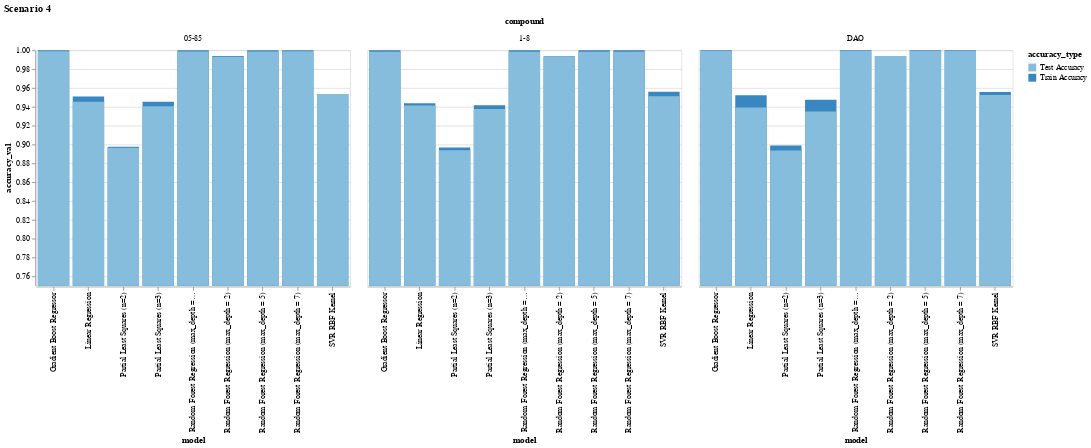

The notebook cell this image was saved under:
### Code cell
alt.Chart(df_feed.query('scenario == "s4"')).mark_bar().encode(
    alt.X('model'),
    alt.Y('accuracy_val', stack = False, scale = alt.Scale(domain = [0.75,1])),
    alt.Color('accuracy_type:O'),
    alt.Facet('compound')
    ).properties(width = 400).properties(title = 'Scenario 4')

### Figure 1 — Vega-Lite specification as saved in the notebook (floating-point values rounded to 4 significant figures)
{"$schema": "https://vega.github.io/schema/vega-lite/v3.4.0.json", "config": {"mark": {"tooltip": null}, "view": {"height": 300, "width": 400}}, "data": {"name": "data-83f08394171c04e4245d46235a9f549b"}, "datasets": {"data-83f08394171c04e4245d46235a9f549b": [{"accuracy_type": "Train Accuracy", "accuracy_val": 0.951, "compound": "05-85", "model": "Linear Regression", "scenario": "s4"}, {"accuracy_type": "Train Accuracy", "accuracy_val": 0.9437, "compound": "1-8", "model": "Linear Regression", "scenario": "s4"}, {"accuracy_type": "Train Accuracy", "accuracy_val": 0.9523, "compound": "DAO", "model": "Linear Regression", "scenario": "s4"}, {"accuracy_type": "Train Accuracy", "accuracy_val": 0.8976, "compound": "05-85", "model": "Partial Least Squares (n=2)", "scenario": "s4"}, {"accuracy_type": "Train Accuracy", "accuracy_val": 0.8967, "compound": "1-8", "model": "Partial Least Squares (n=2)", "scenario": "s4"}, {"accuracy_type": "Train Accuracy", "accuracy_val": 0.899, "compound": "DAO", "model": "Partial Least Squares (n=2)", "scenario": "s4"}, {"accuracy_type": "Train Accuracy", "accuracy_val": 0.9454, "compound": "05-85", "model": "Partial Least Squares (n=3)", "scenario": "s4"}, {"accuracy_type": "Train Accuracy", "accuracy_val": 0.9417, "compound": "1-8", "model": "Partial Least Squares (n=3)", "scenario": "s4"}, {"accuracy_type": "Train Accuracy", "accuracy_val": 0.9474, "compound": "DAO", "model": "Partial Least Squares (n=3)", "scenario": "s4"}, {"accuracy_type": "Train Accuracy", "accuracy_val": 0.994, "compound": "05-85", "model": "Random Forest Regression (max_depth = 2)", "scenario": "s4"}, {"accuracy_type": "Train Accuracy", "accuracy_val": 0.9935, "compound": "1-8", "model": "Random Forest Regression (max_depth = 2)", "scenario": "s4"}, {"accuracy_type": "Train Accuracy", "accuracy_val": 0.9936, "compound": "DAO", "model": "Random Forest Regression (max_depth = 2)", "scenario": "s4"}, {"accuracy_type": "Train Accuracy", "accuracy_val": 1.0, "compound": "05-85", "model": "Random Forest Regression (max_depth = 5)", "scenario": "s4"}, {"accuracy_type": "Train Accuracy", "accuracy_val": 1.0, "compound": "1-8", "model": "Random Forest Regression (max_depth = 5)", "scenario": "s4"}, {"accuracy_type": "Train Accuracy", "accuracy_val": 1.0, "compound": "DAO", "model": "Random Forest Regression (max_depth = 5)", "scenario": "s4"}, {"accuracy_type": "Train Accuracy", "accuracy_val": 1.0, "compound": "05-85", "model": "Random Forest Regression (max_depth = 7)", "scenario": "s4"}, {"accuracy_type": "Train Accuracy", "accuracy_val": 1.0, "compound": "1-8", "model": "Random Forest Regression (max_depth = 7)", "scenario": "s4"}, {"accuracy_type": "Train Accuracy", "accuracy_val": 1.0, "compound": "DAO", "model": "Random Forest Regression (max_depth = 7)", "scenario": "s4"}, {"accuracy_type": "Train Accuracy", "accuracy_val": 1.0, "compound": "05-85", "model": "Random Forest Regression (max_depth = 10)", "scenario": "s4"}, {"accuracy_type": "Train Accuracy", "accuracy_val": 1.0, "compound": "1-8", "model": "Random Forest Regression (max_depth = 10)", "scenario": "s4"}, {"accuracy_type": "Train Accuracy", "accuracy_val": 1.0, "compound": "DAO", "model": "Random Forest Regression (max_depth = 10)", "scenario": "s4"}, {"accuracy_type": "Train Accuracy", "accuracy_val": 0.9537, "compound": "05-85", "model": "SVR RBF Kernel", "scenario": "s4"}, {"accuracy_type": "Train Accuracy", "accuracy_val": 0.9558, "compound": "1-8", "model": "SVR RBF Kernel", "scenario": "s4"}, {"accuracy_type": "Train Accuracy", "accuracy_val": 0.9556, "compound": "DAO", "model": "SVR RBF Kernel", "scenario": "s4"}, {"accuracy_type": "Train Accuracy", "accuracy_val": 1.0, "compound": "05-85", "model": "Gradient Boost Regressor", "scenario": "s4"}, {"accuracy_type": "Train Accuracy", "accuracy_val": 1.0, "compound": "1-8", "model": "Gradient Boost Regressor", "scenario": "s4"}, {"accuracy_type": "Train Accuracy", "accuracy_val": 1.0, "compound": "DAO", "model": "Gradient Boost Regressor", "scenario": "s4"}, {"accuracy_type": "Test Accuracy", "accuracy_val": 0.9452, "compound": "05-85", "model": "Linear Regression", "scenario": "s4"}, {"accuracy_type": "Test Accuracy", "accuracy_val": 0.9413, "compound": "1-8", "model": "Linear Regression", "scenario": "s4"}, {"accuracy_type": "Test Accuracy", "accuracy_val": 0.9392, "compound": "DAO", "model": "Linear Regression", "scenario": "s4"}, {"accuracy_type": "Test Accuracy", "accuracy_val": 0.8966, "compound": "05-85", "model": "Partial Least Squares (n=2)", "scenario": "s4"}, {"accuracy_type": "Test Accuracy", "accuracy_val": 0.8938, "compound": "1-8", "model": "Partial Least Squares (n=2)", "scenario": "s4"}, {"accuracy_type": "Test Accuracy", "accuracy_val": 0.8936, "compound": "DAO", "model": "Partial Least Squares (n=2)", "scenario": "s4"}, {"accuracy_type": "Test Accuracy", "accuracy_val": 0.9405, "compound": "05-85", "model": "Partial Least Squares (n=3)", "scenario": "s4"}, {"accuracy_type": "Test Accuracy", "accuracy_val": 0.9376, "compound": "1-8", "model": "Partial Least Squares (n=3)", "scenario": "s4"}, {"accuracy_type": "Test Accuracy", "accuracy_val": 0.935, "compound": "DAO", "model": "Partial Least Squares (n=3)", "scenario": "s4"}, {"accuracy_type": "Test Accuracy", "accuracy_val": 0.9932, "compound": "05-85", "model": "Random Forest Regression (max_depth = 2)", "scenario": "s4"}, {"accuracy_type": "Test Accuracy", "accuracy_val": 0.9934, "compound": "1-8", "model": "Random Forest Regression (max_depth = 2)", "scenario": "s4"}, {"accuracy_type": "Test Accuracy", "accuracy_val": 0.9938, "compound": "DAO", "model": "Random Forest Regression (max_depth = 2)", "scenario": "s4"}, {"accuracy_type": "Test Accuracy", "accuracy_val": 0.9988, "compound": "05-85", "model": "Random Forest Regression (max_depth = 5)", "scenario": "s4"}, {"accuracy_type": "Test Accuracy", "accuracy_val": 0.9983, "compound": "1-8", "model": "Random Forest Regression (max_depth = 5)", "scenario": "s4"}, {"accuracy_type": "Test Accuracy", "accuracy_val": 0.9991, "compound": "DAO", "model": "Random Forest Regression (max_depth = 5)", "scenario": "s4"}, {"accuracy_type": "Test Accuracy", "accuracy_val": 0.9988, "compound": "05-85", "model": "Random Forest Regression (max_depth = 7)", "scenario": "s4"}, {"accuracy_type": "Test Accuracy", "accuracy_val": 0.9983, "compound": "1-8", "model": "Random Forest Regression (max_depth = 7)", "scenario": "s4"}, {"accuracy_type": "Test Accuracy", "accuracy_val": 0.9992, "compound": "DAO", "model": "Random Forest Regression (max_depth = 7)", "scenario": "s4"}, {"accuracy_type": "Test Accuracy", "accuracy_val": 0.9988, "compound": "05-85", "model": "Random Forest Regression (max_depth = 10)", "scenario": "s4"}, {"accuracy_type": "Test Accuracy", "accuracy_val": 0.9985, "compound": "1-8", "model": "Random Forest Regression (max_depth = 10)", "scenario": "s4"}, {"accuracy_type": "Test Accuracy", "accuracy_val": 0.9992, "compound": "DAO", "model": "Random Forest Regression (max_depth = 10)", "scenario": "s4"}, {"accuracy_type": "Test Accuracy", "accuracy_val": 0.9535, "compound": "05-85", "model": "SVR RBF Kernel", "scenario": "s4"}, {"accuracy_type": "Test Accuracy", "accuracy_val": 0.9512, "compound": "1-8", "model": "SVR RBF Kernel", "scenario": "s4"}, {"accuracy_type": "Test Accuracy", "accuracy_val": 0.9525, "compound": "DAO", "model": "SVR RBF Kernel", "scenario": "s4"}, {"accuracy_type": "Test Accuracy", "accuracy_val": 0.999, "compound": "05-85", "model": "Gradient Boost Regressor", "scenario": "s4"}, {"accuracy_type": "Test Accuracy", "accuracy_val": 0.9983, "compound": "1-8", "model": "Gradient Boost Regressor", "scenario": "s4"}, {"accuracy_type": "Test Accuracy", "accuracy_val": 0.9993, "compound": "DAO", "model": "Gradient Boost Regressor", "scenario": "s4"}]}, "encoding": {"color": {"field": "accuracy_type", "type": "ordinal"}, "facet": {"field": "compound", "type": "nominal"}, "x": {"field": "model", "type": "nominal"}, "y": {"field": "accuracy_val", "scale": {"domain": [0.75, 1]}, "stack": false, "type": "quantitative"}}, "mark": "bar", "title": "Scenario 4", "width": 400}
